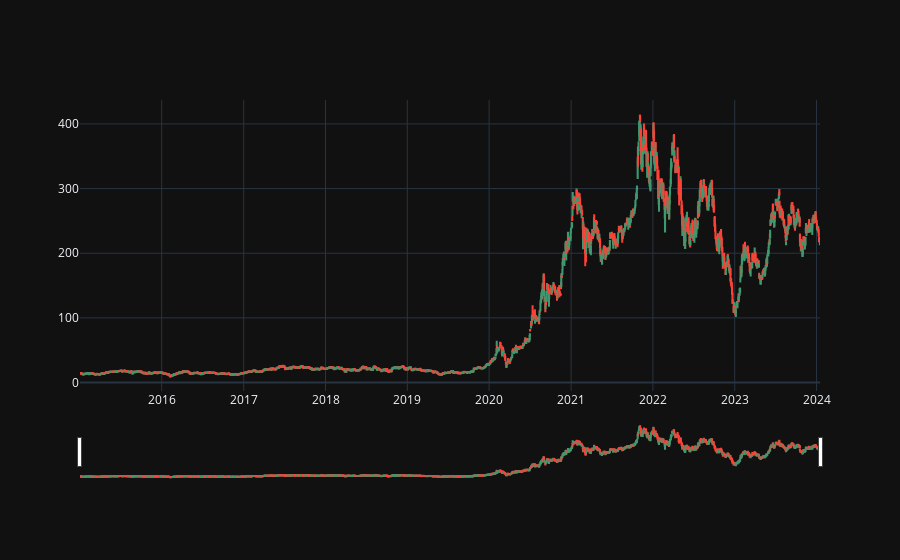

Notebook code cell kept with this figure:
### Code cell
stock_df: pd.DataFrame = pd.read_csv(
    'C:\\Users\\stefa\\Documents\\ML\\neural_networks\\data\\tesla_stock_price\\tesla_stock_price.csv')
stock_df = stock_df.dropna()
stock_df = stock_df.iloc[:, 1:]
stock_df['Date'] = pd.to_datetime(stock_df['Date'])
stock_df.set_index('Date', inplace=True)

threshold = int(0.8 * len(stock_df))

train_df: pd.DataFrame = stock_df[:threshold]
test_df: pd.DataFrame = stock_df[threshold:]

# normalize each column
train_mean, test_mean = train_df.mean(), test_df.mean()
train_std, test_std = train_df.std(), test_df.std()

train_df = (train_df - train_mean) / train_std
test_df = (test_df - test_mean) / test_std

train_dataset: Dataset = StockPriceDataset(train_df, seq_length=10, transform=torch.tensor,
                                           target_transform=torch.tensor)
test_dataset: Dataset = StockPriceDataset(test_df, seq_length=10, transform=torch.tensor, target_transform=torch.tensor)

train_loader: DataLoader = DataLoader(train_dataset, batch_size=10)
test_loader: DataLoader = DataLoader(test_dataset, batch_size=10)

fig = go.Figure(data=[go.Candlestick(x=stock_df.index,
                                     open=stock_df['Open'],
                                     high=stock_df['High'],
                                     low=stock_df['Low'],
                                     close=stock_df['Close'])])
fig.show()

### Figure 1 — Plotly figure (JSON) as saved in the notebook; plotly's stock layout.template omitted (floating-point values rounded to 4 significant figures; data arrays with more than 128 entries replaced by an {"elided": "..."} marker saying what was removed)
{"data": [{"close": {"elided": "2274 float values"}, "high": {"elided": "2274 float values"}, "low": {"elided": "2274 float values"}, "open": {"elided": "2274 float values"}, "x": {"elided": "2274 str values"}, "type": "candlestick"}], "layout": {}}
